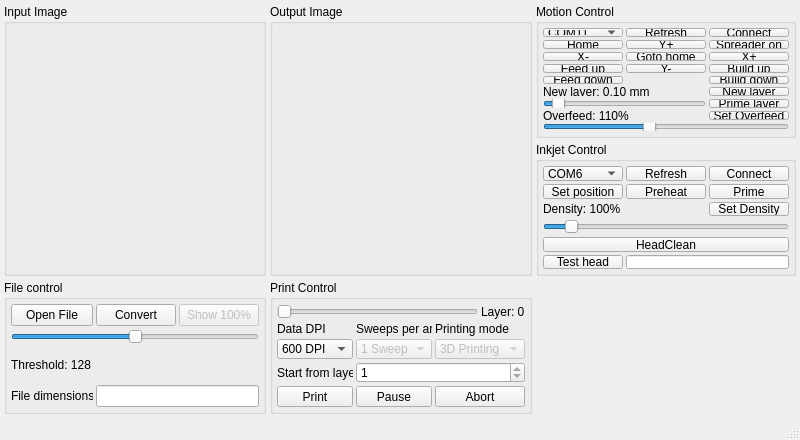
<?xml version="1.0" encoding="UTF-8"?>
<ui version="4.0">
 <class>MainWindow</class>
 <widget class="QMainWindow" name="MainWindow">
  <property name="geometry">
   <rect>
    <x>0</x>
    <y>0</y>
    <width>800</width>
    <height>440</height>
   </rect>
  </property>
  <property name="minimumSize">
   <size>
    <width>800</width>
    <height>440</height>
   </size>
  </property>
  <property name="windowTitle">
   <string>MainWindow</string>
  </property>
  <widget class="QWidget" name="centralwidget">
   <layout class="QGridLayout" name="gridLayout">
    <property name="margin">
     <number>4</number>
    </property>
    <property name="spacing">
     <number>4</number>
    </property>

    <!-- Input Image (row 0-1, col 0) -->
    <item row="0" column="0" rowspan="2">
     <widget class="QGroupBox" name="group_input">
      <property name="title">
       <string>Input Image</string>
      </property>
      <layout class="QVBoxLayout">
       <item>
        <widget class="QLabel" name="input_window">
         <property name="text">
          <string/>
         </property>
         <property name="scaledContents">
          <bool>false</bool>
         </property>
         <property name="alignment">
          <set>Qt::AlignCenter</set>
         </property>
        </widget>
       </item>
      </layout>
     </widget>
    </item>

    <!-- Output Image (row 0-1, col 1) -->
    <item row="0" column="1" rowspan="2">
     <widget class="QGroupBox" name="group_output">
      <property name="title">
       <string>Output Image</string>
      </property>
      <layout class="QVBoxLayout">
       <item>
        <widget class="QLabel" name="output_window">
         <property name="text">
          <string/>
         </property>
         <property name="scaledContents">
          <bool>true</bool>
         </property>
         <property name="alignment">
          <set>Qt::AlignCenter</set>
         </property>
        </widget>
       </item>
      </layout>
     </widget>
    </item>

    <!-- Motion Control (row 0, col 2) -->
    <item row="0" column="2">
     <widget class="QGroupBox" name="group_motion">
      <property name="title">
       <string>Motion Control</string>
      </property>
      <layout class="QGridLayout">
       <property name="margin">
        <number>4</number>
       </property>
       <property name="spacing">
        <number>3</number>
       </property>
       <!-- Row 0: port combo + refresh + connect -->
       <item row="0" column="0" colspan="2">
        <widget class="QComboBox" name="motion_set_port">
         <property name="currentText">
          <string>COM11</string>
         </property>
         <property name="currentIndex">
          <number>10</number>
         </property>
         <property name="maxVisibleItems">
          <number>12</number>
         </property>
         <item><property name="text"><string>COM1</string></property></item>
         <item><property name="text"><string>COM2</string></property></item>
         <item><property name="text"><string>COM3</string></property></item>
         <item><property name="text"><string>COM4</string></property></item>
         <item><property name="text"><string>COM5</string></property></item>
         <item><property name="text"><string>COM6</string></property></item>
         <item><property name="text"><string>COM7</string></property></item>
         <item><property name="text"><string>COM8</string></property></item>
         <item><property name="text"><string>COM9</string></property></item>
         <item><property name="text"><string>COM10</string></property></item>
         <item><property name="text"><string>COM11</string></property></item>
         <item><property name="text"><string>COM12</string></property></item>
         <item><property name="text"><string>COM13</string></property></item>
         <item><property name="text"><string>COM14</string></property></item>
         <item><property name="text"><string>COM15</string></property></item>
         <item><property name="text"><string>COM16</string></property></item>
        </widget>
       </item>
       <item row="0" column="2">
        <widget class="QPushButton" name="motion_refresh">
         <property name="text"><string>Refresh</string></property>
        </widget>
       </item>
       <item row="0" column="3">
        <widget class="QPushButton" name="motion_connect">
         <property name="text"><string>Connect</string></property>
        </widget>
       </item>
       <!-- Row 1: Home, Y+, Spreader -->
       <item row="1" column="0" colspan="2">
        <widget class="QPushButton" name="motion_home">
         <property name="text"><string>Home</string></property>
        </widget>
       </item>
       <item row="1" column="2">
        <widget class="QPushButton" name="motion_yp">
         <property name="text"><string>Y+</string></property>
        </widget>
       </item>
       <item row="1" column="3">
        <widget class="QPushButton" name="motion_spreader">
         <property name="text"><string>Spreader on</string></property>
        </widget>
       </item>
       <!-- Row 2: X-, Goto home, X+ -->
       <item row="2" column="0" colspan="2">
        <widget class="QPushButton" name="motion_xn">
         <property name="text"><string>X-</string></property>
        </widget>
       </item>
       <item row="2" column="2">
        <widget class="QPushButton" name="motion_goto_home">
         <property name="text"><string>Goto home</string></property>
        </widget>
       </item>
       <item row="2" column="3">
        <widget class="QPushButton" name="motion_xp">
         <property name="text"><string>X+</string></property>
        </widget>
       </item>
       <!-- Row 3: Feed up, Y-, Build up -->
       <item row="3" column="0" colspan="2">
        <widget class="QPushButton" name="motion_fu">
         <property name="text"><string>Feed up</string></property>
        </widget>
       </item>
       <item row="3" column="2">
        <widget class="QPushButton" name="motion_yn">
         <property name="text"><string>Y-</string></property>
        </widget>
       </item>
       <item row="3" column="3">
        <widget class="QPushButton" name="motion_bu">
         <property name="text"><string>Build up</string></property>
        </widget>
       </item>
       <!-- Row 4: Feed down, Build down -->
       <item row="4" column="0" colspan="2">
        <widget class="QPushButton" name="motion_fd">
         <property name="text"><string>Feed down</string></property>
        </widget>
       </item>
       <item row="4" column="3">
        <widget class="QPushButton" name="motion_bd">
         <property name="text"><string>Build down</string></property>
        </widget>
       </item>
       <!-- Row 5: New layer label + button -->
       <item row="5" column="0" colspan="3">
        <widget class="QLabel" name="motion_layer_value">
         <property name="text"><string>New layer: 0.10 mm</string></property>
        </widget>
       </item>
       <item row="5" column="3">
        <widget class="QPushButton" name="motion_new_layer">
         <property name="text"><string>New layer</string></property>
        </widget>
       </item>
       <!-- Row 6: layer thickness slider + prime -->
       <item row="6" column="0" colspan="3">
        <widget class="QSlider" name="motion_layer_thickness">
         <property name="minimum"><number>1</number></property>
         <property name="maximum"><number>20</number></property>
         <property name="pageStep"><number>1</number></property>
         <property name="value"><number>2</number></property>
         <property name="orientation"><enum>Qt::Horizontal</enum></property>
        </widget>
       </item>
       <item row="6" column="3">
        <widget class="QPushButton" name="motion_prime_layer">
         <property name="text"><string>Prime layer</string></property>
        </widget>
       </item>
       <!-- Row 7: overfeed label + set button -->
       <item row="7" column="0" colspan="3">
        <widget class="QLabel" name="motion_overfeed_value">
         <property name="text"><string>Overfeed: 110%</string></property>
        </widget>
       </item>
       <item row="7" column="3">
        <widget class="QPushButton" name="motion_set_overfeed">
         <property name="text"><string>Set Overfeed</string></property>
        </widget>
       </item>
       <!-- Row 8: overfeed slider -->
       <item row="8" column="0" colspan="4">
        <widget class="QSlider" name="motion_overfeed">
         <property name="minimum"><number>0</number></property>
         <property name="maximum"><number>14</number></property>
         <property name="singleStep"><number>1</number></property>
         <property name="pageStep"><number>1</number></property>
         <property name="value"><number>6</number></property>
         <property name="orientation"><enum>Qt::Horizontal</enum></property>
        </widget>
       </item>
      </layout>
     </widget>
    </item>

    <!-- Inkjet Control (row 1, col 2) -->
    <item row="1" column="2">
     <widget class="QGroupBox" name="group_inkjet">
      <property name="title">
       <string>Inkjet Control</string>
      </property>
      <layout class="QGridLayout">
       <property name="margin">
        <number>4</number>
       </property>
       <property name="spacing">
        <number>3</number>
       </property>
       <!-- Row 0: port + refresh + connect -->
       <item row="0" column="0" colspan="2">
        <widget class="QComboBox" name="inkjet_set_port">
         <property name="currentText">
          <string>COM6</string>
         </property>
         <property name="currentIndex">
          <number>5</number>
         </property>
         <property name="maxVisibleItems">
          <number>12</number>
         </property>
         <item><property name="text"><string>COM1</string></property></item>
         <item><property name="text"><string>COM2</string></property></item>
         <item><property name="text"><string>COM3</string></property></item>
         <item><property name="text"><string>COM4</string></property></item>
         <item><property name="text"><string>COM5</string></property></item>
         <item><property name="text"><string>COM6</string></property></item>
         <item><property name="text"><string>COM7</string></property></item>
         <item><property name="text"><string>COM8</string></property></item>
         <item><property name="text"><string>COM9</string></property></item>
         <item><property name="text"><string>COM10</string></property></item>
         <item><property name="text"><string>COM11</string></property></item>
         <item><property name="text"><string>COM12</string></property></item>
         <item><property name="text"><string>COM13</string></property></item>
         <item><property name="text"><string>COM14</string></property></item>
         <item><property name="text"><string>COM15</string></property></item>
         <item><property name="text"><string>COM16</string></property></item>
        </widget>
       </item>
       <item row="0" column="2">
        <widget class="QPushButton" name="inkjet_refresh">
         <property name="text"><string>Refresh</string></property>
        </widget>
       </item>
       <item row="0" column="3">
        <widget class="QPushButton" name="inkjet_connect">
         <property name="text"><string>Connect</string></property>
        </widget>
       </item>
       <!-- Row 1: set pos, preheat, prime -->
       <item row="1" column="0" colspan="2">
        <widget class="QPushButton" name="inkjet_set_pos">
         <property name="text"><string>Set position</string></property>
        </widget>
       </item>
       <item row="1" column="2">
        <widget class="QPushButton" name="inkjet_preheat">
         <property name="text"><string>Preheat</string></property>
        </widget>
       </item>
       <item row="1" column="3">
        <widget class="QPushButton" name="inkjet_prime">
         <property name="text"><string>Prime</string></property>
        </widget>
       </item>
       <!-- Row 2: density label + set density -->
       <item row="2" column="0" colspan="3">
        <widget class="QLabel" name="inket_density_value">
         <property name="text"><string>Density: 100%</string></property>
        </widget>
       </item>
       <item row="2" column="3">
        <widget class="QPushButton" name="inkjet_set_density">
         <property name="text"><string>Set Density</string></property>
        </widget>
       </item>
       <!-- Row 3: density slider -->
       <item row="3" column="0" colspan="4">
        <widget class="QSlider" name="inkjet_density">
         <property name="minimum"><number>1</number></property>
         <property name="maximum"><number>100</number></property>
         <property name="value"><number>10</number></property>
         <property name="orientation"><enum>Qt::Horizontal</enum></property>
        </widget>
       </item>
       <!-- Row 4: HeadClean button -->
       <item row="4" column="0" colspan="4">
        <widget class="QPushButton" name="inkjet_head_clean">
         <property name="text"><string>HeadClean</string></property>
         <property name="toolTip"><string>Preheat x10 → Prime x10 → Preheat x10 → Prime x5 → Preheat x5 (1000 ms interval)</string></property>
        </widget>
       </item>
       <!-- Row 5: test button + state -->
       <item row="5" column="0" colspan="2">
        <widget class="QPushButton" name="inkjet_test_button">
         <property name="text"><string>Test head</string></property>
        </widget>
       </item>
       <item row="5" column="2" colspan="2">
        <widget class="QLineEdit" name="inkjet_test_state">
         <property name="readOnly"><bool>true</bool></property>
        </widget>
       </item>
      </layout>
     </widget>
    </item>

    <!-- File Control (row 2, col 0) -->
    <item row="2" column="0">
     <widget class="QGroupBox" name="group_file">
      <property name="title">
       <string>File control</string>
      </property>
      <layout class="QGridLayout">
       <property name="margin">
        <number>4</number>
       </property>
       <property name="spacing">
        <number>3</number>
       </property>
       <item row="0" column="0">
        <widget class="QPushButton" name="file_open_button">
         <property name="text"><string>Open File</string></property>
        </widget>
       </item>
       <item row="0" column="1">
        <widget class="QPushButton" name="file_convert_button">
         <property name="text"><string>Convert</string></property>
        </widget>
       </item>
       <item row="0" column="2">
        <widget class="QPushButton" name="file_show_full_button">
         <property name="enabled"><bool>false</bool></property>
         <property name="text"><string>Show 100%</string></property>
        </widget>
       </item>
       <item row="1" column="0" colspan="3">
        <widget class="QSlider" name="threshold_slider">
         <property name="minimum"><number>1</number></property>
         <property name="maximum"><number>255</number></property>
         <property name="value"><number>128</number></property>
         <property name="orientation"><enum>Qt::Horizontal</enum></property>
        </widget>
       </item>
       <item row="2" column="0" colspan="3">
        <widget class="QLabel" name="threshold_slider_value">
         <property name="text"><string>Threshold: 128</string></property>
        </widget>
       </item>
       <item row="3" column="0">
        <widget class="QLabel" name="file_dimensions_title">
         <property name="text"><string>File dimensions</string></property>
        </widget>
       </item>
       <item row="3" column="1" colspan="2">
        <widget class="QLineEdit" name="file_dimensions">
         <property name="readOnly"><bool>true</bool></property>
        </widget>
       </item>
      </layout>
     </widget>
    </item>

    <!-- Print Control (row 2, col 1) -->
    <item row="2" column="1">
     <widget class="QGroupBox" name="group_print">
      <property name="title">
       <string>Print Control</string>
      </property>
      <layout class="QGridLayout">
       <property name="margin">
        <number>4</number>
       </property>
       <property name="spacing">
        <number>3</number>
       </property>
       <!-- Row 0: layer slider + value -->
       <item row="0" column="0" colspan="3">
        <widget class="QSlider" name="layer_slider">
         <property name="minimum"><number>1</number></property>
         <property name="maximum"><number>100</number></property>
         <property name="value"><number>1</number></property>
         <property name="orientation"><enum>Qt::Horizontal</enum></property>
        </widget>
       </item>
       <item row="0" column="3">
        <widget class="QLabel" name="layer_slider_value">
         <property name="text"><string>Layer: 0</string></property>
        </widget>
       </item>
       <!-- Row 1: DPI title, Sweeps title, Mode title -->
       <item row="1" column="0">
        <widget class="QLabel" name="dpi_title">
         <property name="text"><string>Data DPI</string></property>
        </widget>
       </item>
       <item row="1" column="1">
        <widget class="QLabel" name="sweeps_title">
         <property name="text"><string>Sweeps per area</string></property>
        </widget>
       </item>
       <item row="1" column="2" colspan="2">
        <widget class="QLabel" name="mode_title">
         <property name="text"><string>Printing mode</string></property>
        </widget>
       </item>
       <!-- Row 2: DPI combo, sweep combo, mode combo -->
       <item row="2" column="0">
        <widget class="QComboBox" name="dpi_combo">
         <property name="toolTip">
          <string>At what DPI the image is sent to the printhead.</string>
         </property>
         <item><property name="text"><string>600 DPI</string></property></item>
         <item><property name="text"><string>300 DPI</string></property></item>
         <item><property name="text"><string>200 DPI</string></property></item>
         <item><property name="text"><string>150 DPI</string></property></item>
         <item><property name="text"><string>100 DPI</string></property></item>
         <item><property name="text"><string>75 DPI</string></property></item>
        </widget>
       </item>
       <item row="2" column="1">
        <widget class="QComboBox" name="sweep_combo">
         <property name="enabled"><bool>false</bool></property>
         <item><property name="text"><string>1 Sweep</string></property></item>
         <item><property name="text"><string>2 Sweeps</string></property></item>
         <item><property name="text"><string>3 Sweeps</string></property></item>
         <item><property name="text"><string>4 Sweeps</string></property></item>
         <item><property name="text"><string>5 Sweeps</string></property></item>
        </widget>
       </item>
       <item row="2" column="2" colspan="2">
        <widget class="QComboBox" name="mode_combo">
         <property name="enabled"><bool>false</bool></property>
         <item><property name="text"><string>3D Printing</string></property></item>
         <item><property name="text"><string>2D Printing</string></property></item>
         <item><property name="text"><string>Inkjet Only</string></property></item>
        </widget>
       </item>
       <!-- Row 3: Start from layer -->
       <item row="3" column="0">
        <widget class="QLabel" name="start_layer_label">
         <property name="text"><string>Start from layer:</string></property>
        </widget>
       </item>
       <item row="3" column="1" colspan="3">
        <widget class="QSpinBox" name="start_layer_spinbox">
         <property name="minimum"><number>1</number></property>
         <property name="maximum"><number>1</number></property>
         <property name="value"><number>1</number></property>
        </widget>
       </item>
       <!-- Row 4: Print, Pause, Abort -->
       <item row="4" column="0">
        <widget class="QPushButton" name="file_print_button">
         <property name="text"><string>Print</string></property>
        </widget>
       </item>
       <item row="4" column="1">
        <widget class="QPushButton" name="pause_button">
         <property name="text"><string>Pause</string></property>
        </widget>
       </item>
       <item row="4" column="2" colspan="2">
        <widget class="QPushButton" name="abort_button">
         <property name="text"><string>Abort</string></property>
        </widget>
       </item>
      </layout>
     </widget>
    </item>

    <!-- row/col stretch -->
    <item row="2" column="2">
     <spacer>
      <property name="orientation"><enum>Qt::Vertical</enum></property>
      <property name="sizeHint" stdset="0"><size><width>0</width><height>0</height></size></property>
     </spacer>
    </item>

   </layout>
  </widget>
  <widget class="QStatusBar" name="statusBar"/>
 </widget>
 <tabstops>
  <tabstop>motion_set_port</tabstop>
  <tabstop>motion_connect</tabstop>
  <tabstop>motion_home</tabstop>
  <tabstop>motion_yp</tabstop>
  <tabstop>motion_spreader</tabstop>
  <tabstop>motion_xn</tabstop>
  <tabstop>motion_goto_home</tabstop>
  <tabstop>motion_xp</tabstop>
  <tabstop>motion_fu</tabstop>
  <tabstop>motion_yn</tabstop>
  <tabstop>motion_bu</tabstop>
  <tabstop>motion_fd</tabstop>
  <tabstop>motion_bd</tabstop>
  <tabstop>motion_layer_thickness</tabstop>
  <tabstop>motion_new_layer</tabstop>
  <tabstop>motion_prime_layer</tabstop>
  <tabstop>motion_overfeed</tabstop>
  <tabstop>motion_set_overfeed</tabstop>
  <tabstop>inkjet_set_port</tabstop>
  <tabstop>inkjet_connect</tabstop>
  <tabstop>inkjet_set_pos</tabstop>
  <tabstop>inkjet_preheat</tabstop>
  <tabstop>inkjet_prime</tabstop>
  <tabstop>inkjet_density</tabstop>
  <tabstop>inkjet_set_density</tabstop>
  <tabstop>inkjet_test_button</tabstop>
  <tabstop>inkjet_test_state</tabstop>
  <tabstop>file_open_button</tabstop>
  <tabstop>file_convert_button</tabstop>
  <tabstop>threshold_slider</tabstop>
  <tabstop>layer_slider</tabstop>
  <tabstop>dpi_combo</tabstop>
  <tabstop>file_print_button</tabstop>
  <tabstop>pause_button</tabstop>
  <tabstop>abort_button</tabstop>
 </tabstops>
 <resources/>
 <connections/>
</ui>
